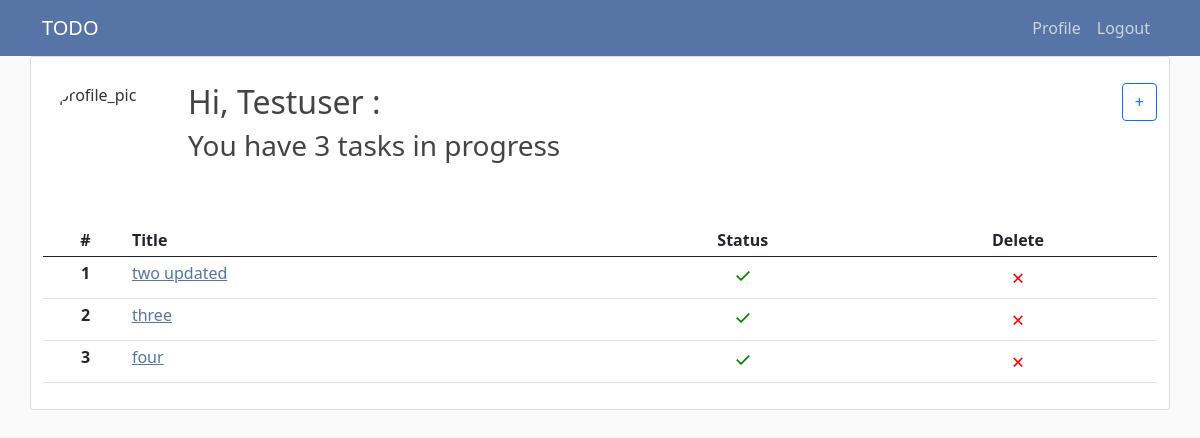
Before: /home/ (signed in) with the older database file.
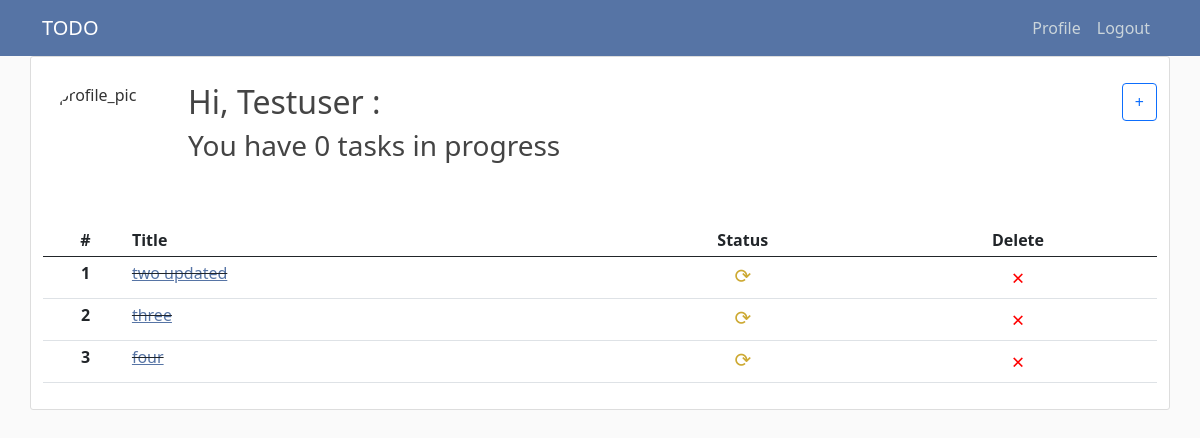
After: the same page with the newer database file.
### app/models.py (models this page shows, shortened)
class TaskModel(models.Model):
    user = models.ForeignKey(User, on_delete=models.CASCADE, null=True, blank=True)
    title = models.CharField(max_length=200)
    description = models.TextField(null=True, blank=True)
    status = models.BooleanField(default=False)
    created = models.DateTimeField(auto_now_add=True)

### app/views.py (the view)
# urls.py: 2. Add a URL to urlpatterns:  path('', views.home, name='home')
@login_required(login_url='signin')
def home(request):
    model_form = TaskModelForm()
    tasks = TaskModel.objects.filter(user=request.user).order_by('status')
    print('inc_count: ', TaskModel.objects.filter(user=request.user, status=False).count())
    inc_count = TaskModel.objects.filter(user=request.user, status=False).count()
    return render(request, 'app/home.html', context={'form': model_form, 'tasks': tasks, 'inc_count': inc_count})

### app/templates/app/home.html (shortened to what this page needs)
{% extends 'app/layout.html' %}
{% load crispy_forms_tags %}
{% block content %}
    <div class="content-section px-0 row">
        <div class="container mt-3">
            <div class="media">
                <a href="{% url 'addTask' %}" class="btn btn-outline-primary" style="float: right; text-decoration: none;" title="Add New Task">&#43;</a>
                <img class="rounded-circle account-img" src="{{ user.profilemodel.profile_pic.url }}" alt="profile_pic">
                <div class="text-container">
                    <h2>Hi, {{ request.user|title }} :</h2>
                    <h3>You have {{ inc_count }} task{{ inc_count|pluralize:"s" }} in progress</h3>
                </div>
            </div>
        </div>
        {% if tasks|length == 0 %}
            <div>
                <div class="alert alert-success text-center" role="alert">
                    Add Task!
                </div>
            </div>
        {% else %}
            <div class="container">
                <table class="table table-hover table-sm">
                    <thead>
                        <tr>
                            <th scope="col" class="text-center">#</th>
                            <th scope="col">Title</th>
                            <th scope="col" class="text-center">Status</th>
                            <th scope="col" class="text-center">Delete</th>
                        </tr>
                    </thead>
                    <tbody>
                        {% for task in tasks %}
                            <tr>
                                <th scope="row" class="text-center">{{ forloop.counter }}</th>
                                <td>
                                    {% if task.status == True %}
                                        <strike><a href="{% url 'updateTask' task.id %}" title="Update Task" style="color: #5674a5;">{{ task.title }}</a></strike>
                                    {% else %}
                                        <span><a href="{% url 'updateTask' task.id %}" title="Update Task" style="color: #5674a5;">{{ task.title }}</a></span>
                                    {% endif %}
                                </td>
                                <td class="text-center">
                                    {% if task.status == False %}
                                        <a href="{% url 'changeStatus' task.id task.status %}" title="Mark Done" style="color: green; text-decoration: none; font-size: 20px;">&#10003;</a>
                                    {% else %}
                                        <a href="{% url 'changeStatus' task.id task.status %}" title="Mark In Progress" style="color: rgb(205, 169, 50); text-decoration: none; font-size: 20px;">&#10227;</a>
                                    {% endif %}
                                </td>
                                <td class="text-center"><a href="{% url 'deleteTask' task.id %}" title="Delete" style="color: red; text-align: center; text-decoration: none; font-size: 22px;">&#215;</a></td>
                            </tr>
                        {% endfor %}
                    </tbody>
                </table>
            </div>
        {% endif %}
    </div>
{% endblock content %}

### app/templates/app/layout.html (shortened to what this page needs)
{% load static %}
<!doctype html>
<html lang="en">
  <head>
    <link href="https://cdn.jsdelivr.net/npm/bootstrap@5.1.0/dist/css/bootstrap.min.css" rel="stylesheet">
    <link rel="stylesheet" type="text/css" href="{% static 'app/main.css' %}">
  </head>
  <body>
    <header class="site-header">
      <nav class="navbar navbar-expand-md navbar-dark bg-steel">
        <div class="container">
          {% if request.user.is_authenticated %}
            <a class="navbar-brand" href="{% url 'home' %}">TODO</a>
          {% else %}
            <a class="navbar-brand" href="{% url 'signin' %}">TODO</a>
          {% endif %}
          <div class="collapse navbar-collapse" id="navbarNav">
            <ul class="navbar-nav ms-auto mb-2 mb-lg-0">
              {% if request.user.is_authenticated %}
                <li class="nav-item">
                  <a class="nav-link" href="{% url 'profile' %}">Profile</a>
                </li>
                <li class="nav-item">
                  <a class="nav-link" href="{% url 'signout' %}">Logout</a>
                </li>
              {% endif %}
            </ul>
          </div>
        </div>
      </nav>
    </header>
    <main role="main" class="container">
      <div>
        {% block content %}{% endblock content %}
      </div>
    </main>
  </body>
</html>

### app/static/app/main.css (style rules this page uses)
body { background: #fafafa; color: #333333; }
h1, h2, h3, h4, h5, h6 { color: #444444; }
.bg-steel { background-color: #5674a5; }
.site-header .navbar-nav .nav-link { color: #cbd5db; }
.content-section { background: #ffffff; padding: 10px 20px; border: 1px solid #dddddd; border-radius: 3px; margin-bottom: 20px; }
.account-img { height: 125px; width: 125px; margin-right: 20px; margin-bottom: 16px; float: left; }

Changed rows visible on the page:
changed TaskModel "two updated": status "✓" → "⟳"
changed TaskModel "three": status "✓" → "⟳"
changed TaskModel "four": status "✓" → "⟳"
Other visible differences:
{{ inc_count }}: "3" → "0"
